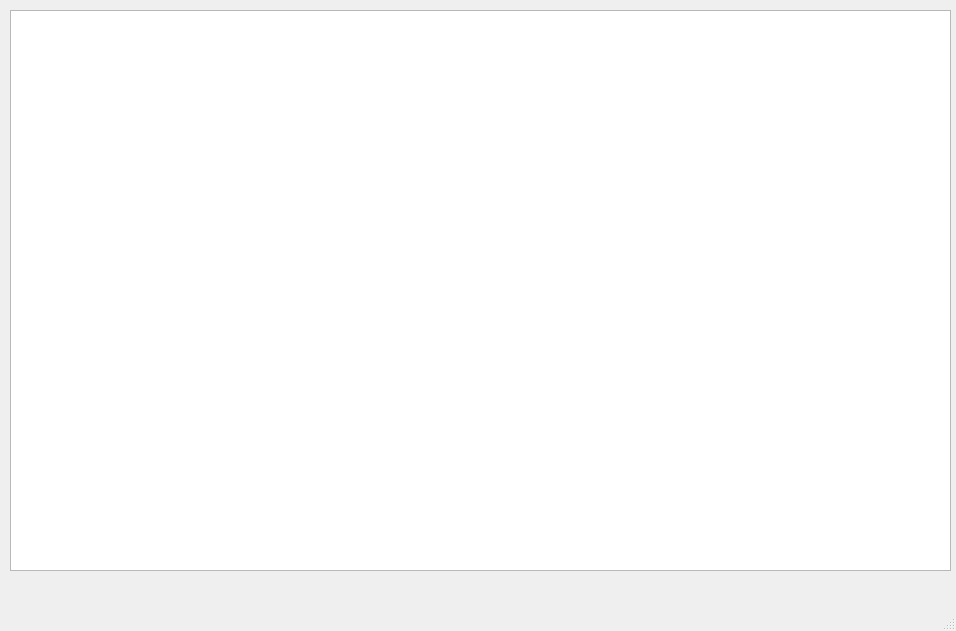
<?xml version="1.0" encoding="UTF-8"?>
<ui version="4.0">
 <class>MainWindow</class>
 <widget class="QMainWindow" name="MainWindow">
  <property name="geometry">
   <rect>
    <x>0</x>
    <y>0</y>
    <width>956</width>
    <height>631</height>
   </rect>
  </property>
  <property name="windowTitle">
   <string>MainWindow</string>
  </property>
  <widget class="QWidget" name="centralwidget">
   <widget class="QTableWidget" name="tableWidget">
    <property name="geometry">
     <rect>
      <x>10</x>
      <y>10</y>
      <width>941</width>
      <height>561</height>
     </rect>
    </property>
   </widget>
  </widget>
  <widget class="QMenuBar" name="menubar">
   <property name="geometry">
    <rect>
     <x>0</x>
     <y>0</y>
     <width>956</width>
     <height>26</height>
    </rect>
   </property>
  </widget>
  <widget class="QStatusBar" name="statusbar"/>
 </widget>
 <resources/>
 <connections/>
</ui>
